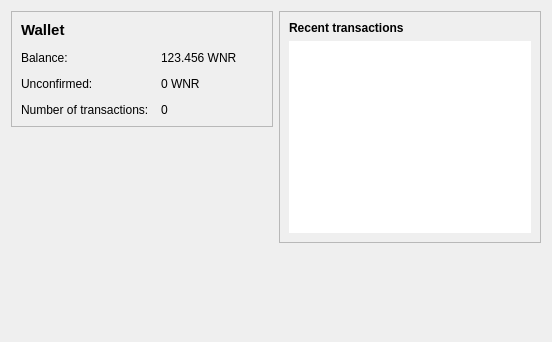
<?xml version="1.0" encoding="UTF-8"?>
<ui version="4.0">
 <class>OverviewPage</class>
 <widget class="QWidget" name="OverviewPage">
  <property name="geometry">
   <rect>
    <x>0</x>
    <y>0</y>
    <width>552</width>
    <height>342</height>
   </rect>
  </property>
  <property name="windowTitle">
   <string>Form</string>
  </property>
  <layout class="QHBoxLayout" name="horizontalLayout" stretch="1,1">
   <item>
    <layout class="QVBoxLayout" name="verticalLayout_2">
     <item>
      <widget class="QFrame" name="frame">
       <property name="frameShape">
        <enum>QFrame::StyledPanel</enum>
       </property>
       <property name="frameShadow">
        <enum>QFrame::Raised</enum>
       </property>
       <layout class="QFormLayout" name="formLayout_2">
        <property name="fieldGrowthPolicy">
         <enum>QFormLayout::AllNonFixedFieldsGrow</enum>
        </property>
        <property name="horizontalSpacing">
         <number>12</number>
        </property>
        <property name="verticalSpacing">
         <number>12</number>
        </property>
        <item row="2" column="0">
         <widget class="QLabel" name="label">
          <property name="text">
           <string>Balance:</string>
          </property>
         </widget>
        </item>
        <item row="2" column="1">
         <widget class="QLabel" name="labelBalance">
          <property name="text">
           <string>123.456 WNR</string>
          </property>
         </widget>
        </item>
        <item row="4" column="0">
         <widget class="QLabel" name="label_2">
          <property name="text">
           <string>Number of transactions:</string>
          </property>
         </widget>
        </item>
        <item row="4" column="1">
         <widget class="QLabel" name="labelNumTransactions">
          <property name="text">
           <string>0</string>
          </property>
         </widget>
        </item>
        <item row="3" column="0">
         <widget class="QLabel" name="label_3">
          <property name="text">
           <string>Unconfirmed:</string>
          </property>
         </widget>
        </item>
        <item row="3" column="1">
         <widget class="QLabel" name="labelUnconfirmed">
          <property name="text">
           <string>0 WNR</string>
          </property>
         </widget>
        </item>
        <item row="1" column="0">
         <widget class="QLabel" name="label_5">
          <property name="text">
           <string>&lt;!DOCTYPE HTML PUBLIC &quot;-//W3C//DTD HTML 4.0//EN&quot; &quot;http://www.w3.org/TR/REC-html40/strict.dtd&quot;&gt;
&lt;html&gt;&lt;head&gt;&lt;meta name=&quot;qrichtext&quot; content=&quot;1&quot; /&gt;&lt;style type=&quot;text/css&quot;&gt;
p, li { white-space: pre-wrap; }
&lt;/style&gt;&lt;/head&gt;&lt;body style=&quot; font-family:'Ubuntu'; font-size:11pt; font-weight:400; font-style:normal;&quot;&gt;
&lt;p style=&quot; margin-top:0px; margin-bottom:0px; margin-left:0px; margin-right:0px; -qt-block-indent:0; text-indent:0px;&quot;&gt;&lt;span style=&quot; font-weight:600;&quot;&gt;Wallet&lt;/span&gt;&lt;/p&gt;&lt;/body&gt;&lt;/html&gt;</string>
          </property>
         </widget>
        </item>
       </layout>
      </widget>
     </item>
     <item>
      <spacer name="verticalSpacer">
       <property name="orientation">
        <enum>Qt::Vertical</enum>
       </property>
       <property name="sizeHint" stdset="0">
        <size>
         <width>20</width>
         <height>40</height>
        </size>
       </property>
      </spacer>
     </item>
    </layout>
   </item>
   <item>
    <layout class="QVBoxLayout" name="verticalLayout_3">
     <item>
      <widget class="QFrame" name="frame_2">
       <property name="frameShape">
        <enum>QFrame::StyledPanel</enum>
       </property>
       <property name="frameShadow">
        <enum>QFrame::Raised</enum>
       </property>
       <layout class="QVBoxLayout" name="verticalLayout">
        <item>
         <widget class="QLabel" name="label_4">
          <property name="text">
           <string>&lt;b&gt;Recent transactions&lt;/b&gt;</string>
          </property>
         </widget>
        </item>
        <item>
         <widget class="QListView" name="listTransactions">
          <property name="frameShape">
           <enum>QFrame::NoFrame</enum>
          </property>
          <property name="verticalScrollBarPolicy">
           <enum>Qt::ScrollBarAlwaysOff</enum>
          </property>
          <property name="horizontalScrollBarPolicy">
           <enum>Qt::ScrollBarAlwaysOff</enum>
          </property>
         </widget>
        </item>
       </layout>
      </widget>
     </item>
     <item>
      <spacer name="verticalSpacer_2">
       <property name="orientation">
        <enum>Qt::Vertical</enum>
       </property>
       <property name="sizeHint" stdset="0">
        <size>
         <width>20</width>
         <height>40</height>
        </size>
       </property>
      </spacer>
     </item>
    </layout>
   </item>
  </layout>
 </widget>
 <resources/>
 <connections/>
</ui>
